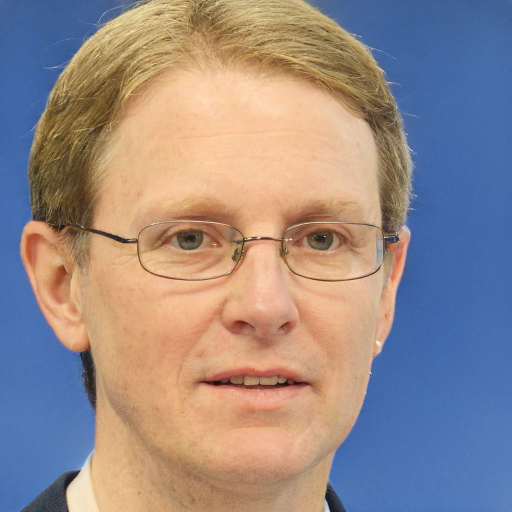
#> input picture Constant/Assets/TestImages/img1.jpeg, 1024 x 1024 px (shown at 1/2 size)
$ python -i bboxes.py   (imports and definitions only)
#> lines starting #> are read from the running program, lines starting #| are printed output that depends on the picture; after the words box and inside, x2 and y2 are one past the last pixel; in counts of white or black regions, pixels touching at a corner belong together
import cv2
import supervision as sv


class bboxes:
    def __init__(self, image_path):
        self.image_path = image_path
        self.BBoxes = []
        self.Areas = []

    def GetBboxCoords(self):
        img = cv2.imread(self.image_path)
#> img is the input picture: shape (1024, 1024, 3); mean B, G, R 136.9, 138, 150.8
        gray = cv2.cvtColor(img, cv2.COLOR_BGR2GRAY)
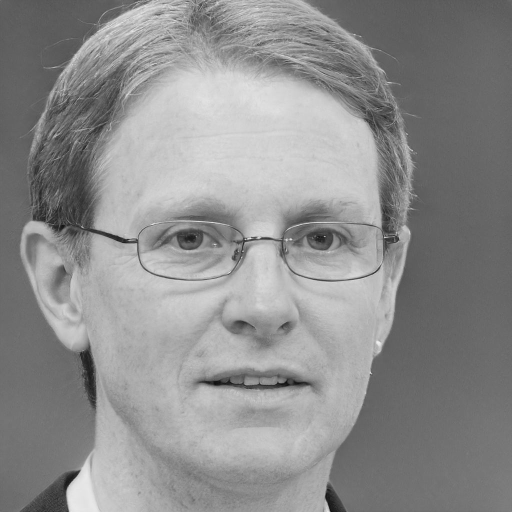
#> gray: shape (1024, 1024) (shown at 1/2 size); min 5, max 250, mean 141.8
        thresh = cv2.threshold(gray, 1, 255, cv2.THRESH_BINARY)[1]
#> thresh: shape (1024, 1024); every value is 255
        contours = cv2.findContours(thresh, cv2.RETR_EXTERNAL, cv2.CHAIN_APPROX_SIMPLE)
#> contours = 1 contour; box (x1, y1, x2, y2) and area: (0, 0, 1024, 1024) 1046529
        contours = contours[0] if len(contours) == 2 else contours[1]
#> contours = [[[0, 0], [0, 1023], [1023, 1023], [1023, 0]]]

        for cntr in contours:
            x, y, w, h = cv2.boundingRect(cntr)
            if w * h > 1500:
                self.BBoxes.append([x, y, w, h])
#> this loop made 1 pass
#> (cntr, x, y, w, h) on pass 1: ([[0, 0], [0, 1023], [1023, 1023], [1023, 0]], 0, 0, 1024, 1024)
#> after the loop, self.BBoxes = [[0, 0, 1024, 1024]]

        return self.BBoxes

    def Visualize(self):
        if not self.BBoxes:
            print("No bounding boxes detected \nRun GetBboxCoords")
        else:
            for bbox in self.BBoxes:
                img = cv2.imread(self.image_path)
                result = img.copy()
                x, y, w, h = bbox
                cv2.rectangle(result, (x, y), (x + w, y + h), (0, 0, 250), 2)
                sv.plot_image(result, size=(8, 8))
                print("x,y,w,h:", x, y, w, h)

    def Area(self):
        if not self.BBoxes:
            print("No bounding boxes detected \nRun GetBboxCoords")
        else:
            self.Areas = []
            for bbox in self.BBoxes:
                area = bbox[2] * bbox[3]
                self.Areas.append(area)
        return self.Areas

>>> result = bboxes('../../../Constant/Assets/TestImages/img1.jpeg').GetBboxCoords()
#> result = [[0, 0, 1024, 1024]]
